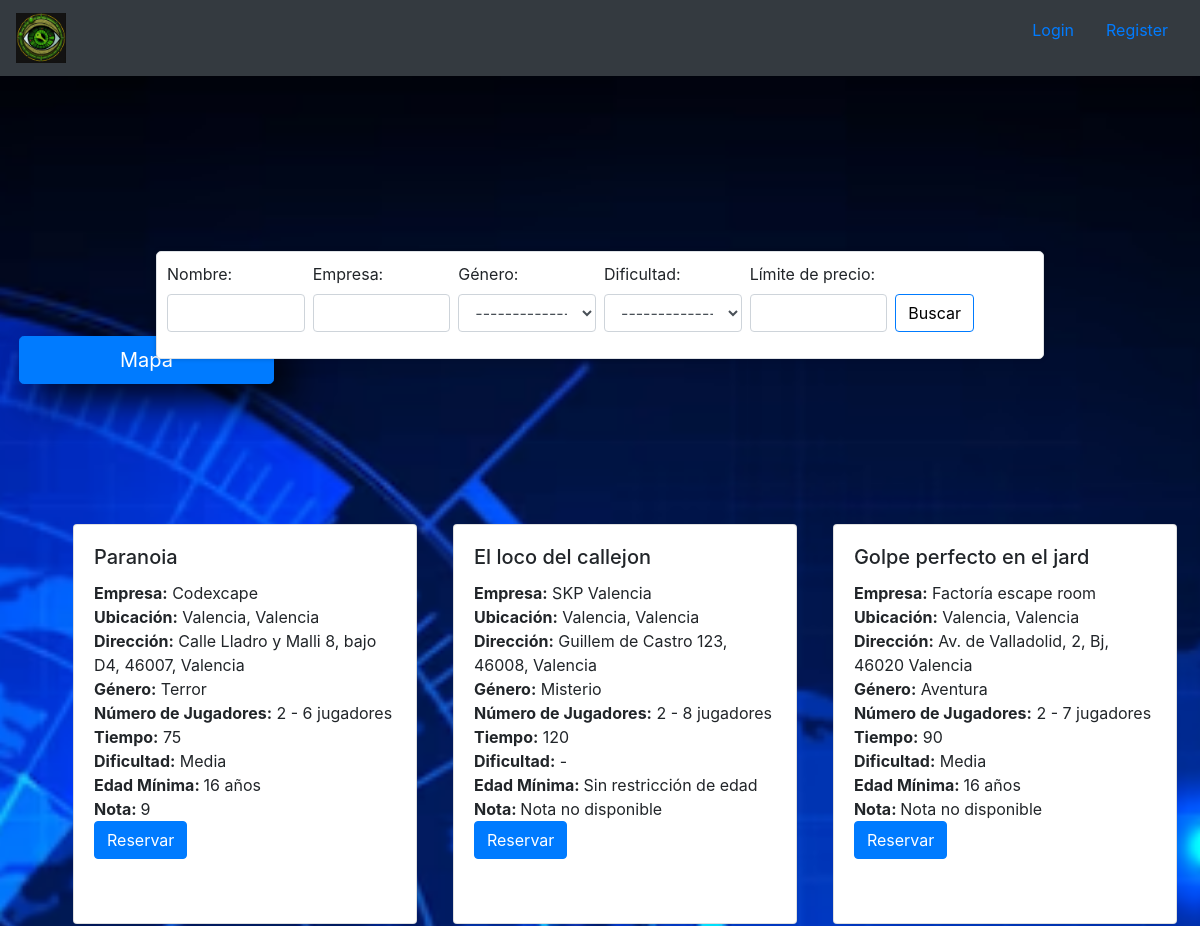
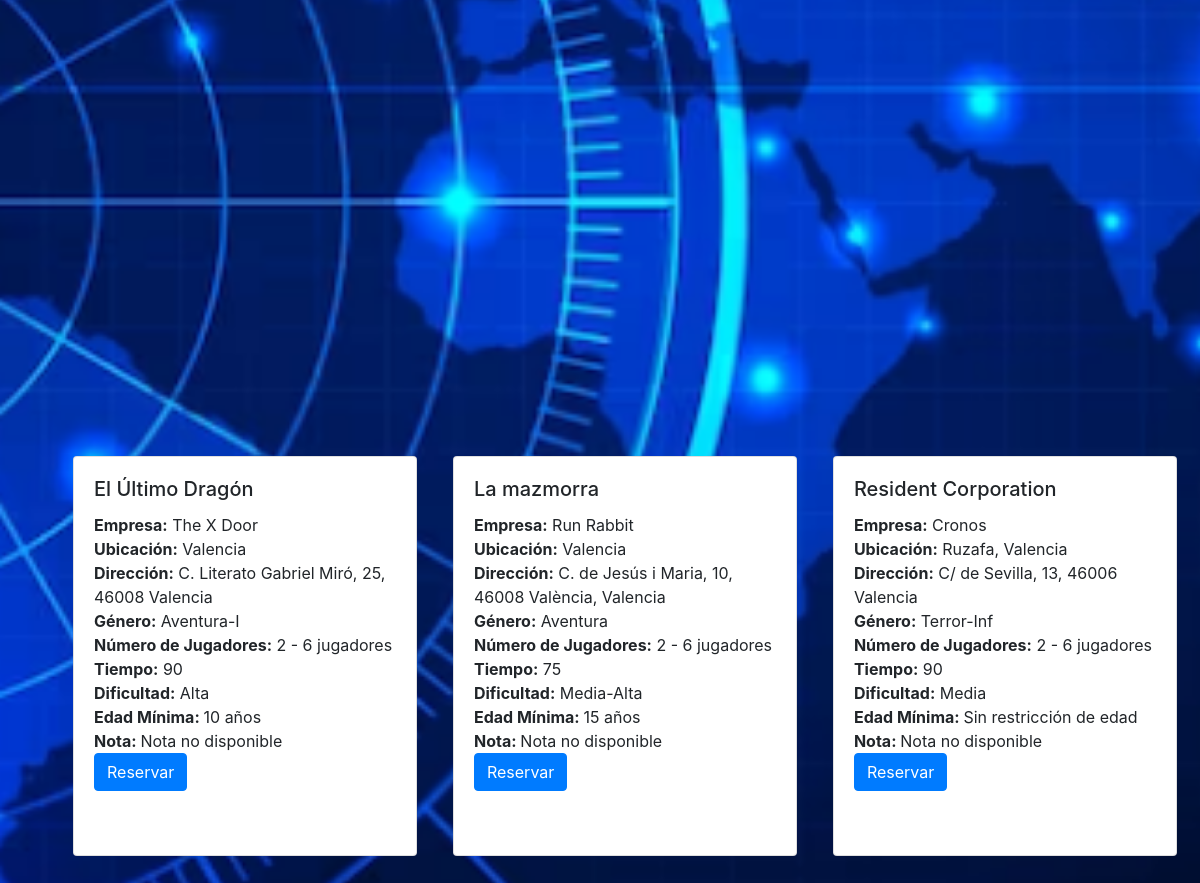
Screenshot of /boostrap/paginaValencia.php with the database file from the repository (2 pictures, top to bottom).
### tables this page shows
CREATE TABLE `escaperooms` (
  `id_escape` int(3) NOT NULL,
  `empresa` varchar(50) NOT NULL,
  `sala` varchar(50) NOT NULL,
  `ubi` varchar(255) NOT NULL,
  `direc` varchar(255) NOT NULL,
  `genero` varchar(10) NOT NULL,
  `num_jugadores` varchar(25) NOT NULL,
  `tiempo` int(11) NOT NULL,
  `dificult` varchar(25) NOT NULL,
  `edadMin` varchar(25) NOT NULL,
  `nota` int(11) NOT NULL,
  `link` varchar(255) NOT NULL,
  `precio` varchar(25) NOT NULL,
  `escaperoomsGanadas` tinyint(1) NOT NULL
);

### boostrap/paginaValencia.php (the view, shortened to what this page needs)
<!DOCTYPE html>
<html>
<head>
        <link rel="stylesheet" href="https://maxcdn.bootstrapcdn.com/bootstrap/4.0.0/css/bootstrap.min.css">
</head>
<?php require 'header.php';?>
<body>
<div class="container">
    <div class="row">
        <div class="col-4 ms-auto">
            <a href="../mapa.php">
                <button type="button" class="btn btn-primary btn-lg  mx-1" style="padding-left:100px; padding-right: 100px; box-shadow: 15px 13px 40px black;  top: 15%; left:15px;  position: fixed;">Mapa</button>
            </a>
        </div>
    </div>
    <div class="border">
    <form method="post" action="buscador.php" class="d-flex">
        <div class="form-group flex-grow-1 mr-2">
            <label for="sala">Nombre:</label>
            <input type="text" name="sala" id="sala" class="form-control">
        </div>
        <div class="form-group flex-grow-1 mr-2">
            <label for="empresa">Empresa:</label>
            <input type="text" name="empresa" id="empresa" class="form-control">
        </div>
        <div class="form-group flex-grow-1 mr-2">
            <label for="genero">Género:</label>
            <select class="form-control" id="genero" name="genero">
                <option value="">------------------</option>
            </select>
        </div>
        <div class="form-group flex-grow-1 mr-2">
            <label for="dificult">Dificultad:</label>
            <select class="form-control" id="dificult" name="dificult">
                <option value="">------------------</option>
            </select>
        </div>
        <div class="form-group flex-grow-1 mr-2">
            <label for="precio">Límite de precio:</label>
            <input type="number" name="precio" id="precio" class="form-control">
        </div>
        <div class="form-group">
            <button type="submit" class="btn btn-primary" style="margin-top:32px; background-color:white; color:black;">Buscar</button>
        </div>
    </form>
</div>
    <div class="row">
        <?php
        $servername = "localhost";
        $username = "root";
        $password = "";
        $dbname = "escapesrooms";
        $conn = new mysqli($servername, $username, $password, $dbname);
        $ubi = isset($_POST['ubi']) ? $_POST['ubi'] : 'Valencia';
        $sql = "SELECT * FROM escaperooms";
        if (!empty($ubi)) {
            $sql .= " WHERE ubi LIKE '%{$ubi}%'";
        }
        $result = $conn->query($sql);
        while ($row = $result->fetch_assoc()) {
            echo '<div class="col-4">';
            echo '<div class="escape-room">';
            echo '<div class="card my-card">';
            echo '<div class="card-body">';
            echo '<h5 class="card-title">' . $row['sala'] . '</h5>';
            echo '<p class="card-text"><strong>Empresa:</strong> ' . $row['empresa'] . '</p>';
            echo '<p class="card-text"><strong>Ubicación:</strong> ' . $row['ubi'] . '</p>';
            echo '<p class="card-text"><strong>Dirección:</strong> ' . $row['direc'] . '</p>';
            echo '<p class="card-text"><strong>Género:</strong> ' . $row['genero'] . '</p>';
            echo '<p class="card-text"><strong>Número de Jugadores:</strong> ' . $row['num_jugadores'] . '</p>';
            echo '<p class="card-text"><strong>Tiempo:</strong> ' . $row['tiempo'] . '</p>';
            echo '<p class="card-text"><strong>Dificultad:</strong> ' . $row['dificult'] . '</p>';
            if ($row['edadMin'] == '*' || $row['edadMin'] == '-') {
                echo '<p class="card-text"><strong>Edad Mínima: </strong> Sin restricción de edad';
            } else {
                echo '<p class="card-text"><strong>Edad Mínima: </strong> ' . $row['edadMin'] . '</p>';
            }
            if ($row['nota'] == '0') {
                echo '<p class="card-text"><strong>Nota: </strong> Nota no disponible' . '<br>';
            } else {
                echo '<p class="card-text"><strong>Nota: </strong> ' . $row['nota'] . '</p>';
            }
            if ($row['link'] == '*' || $row['link'] == '-') {
                echo '<a href="' . '404.php' . '" class="btn btn-primary">Reservar</a>';
            } else {
                echo '<a href="' . $row['link'] . '" class="btn btn-primary">Reservar</a>';
            }
            echo '</div>';
            echo '</div>';
            echo '</div>';
            echo '</div>';
        }
        ?>
    </div>
</div>
</body>
</html>

### boostrap/header.php (shortened to what this page needs)
<?php
if (isset($_SESSION['usuario'])) {
    include __DIR__ . '/menu2.php';
} else {
    include __DIR__ . '/menu.php';
}
?>

### boostrap/menu.php
<header>
    <nav class="navbar navbar-dark bg-dark">
        <a class="navbar-brand" href="../index.php">
            <img src="iRadarEye_logo.png" alt="Logo de iRadarEye" width="50">
        </a>
        <ul class="d-flex" style="list-style: none;">
            <li class="nav-item">
                <a class="nav-link" href="../sesion/login.php">Login</a>
            </li>
            <li class="nav-item">
                <a class="nav-link" href="../sesion/register.php">Register</a>
            </li>
        </ul>
    </nav>
</header>

### boostrap/paginaValencia.php (style rules this page uses)
body { background-image: url(../img/radar.PNG); background-repeat: no-repeat; background-position: center; background-size: cover; background-attachment: fixed; }
.escape-room p { margin: 0px 0; font-size: 16px; }
.col-4 { flex-basis: 33.33%; max-width: 33.33%; }
.col-4 .escape-room { width: 400px; height: 0; padding-bottom: 180%; top: 50%; }
.my-card { margin-right: 1.75rem; margin-left: 1.75rem; }
body > .container > .row > .col-4 { margin-bottom: 20%; }
.border { background-color: white; display: flex; justify-content: center; align-items: center; margin-bottom: 10%; transform: translate(-50%, -50%); padding: 10px; border-radius: 5px; box-shadow: 0px 0px 5px rgba(0, 0, 0, 0.2); margin-left: 50%; width: 80%; }
.border form { margin: 0; width: 100%; }
.form-group { flex: 1; }
.card { height: 400px; }

### rows the page displays
escaperooms: sala "Paranoia", empresa "Codexcape", ubi "Valencia, Valencia", direc "Calle Lladro y Malli 8, bajo D4, 46007, Valencia", genero "Terror", num_jugadores "2 - 6 jugadores", tiempo "75", dificult "Media", edadMin "16 años", nota "9"
escaperooms: sala "El loco del callejon", empresa "SKP Valencia", ubi "Valencia, Valencia", direc "Guillem de Castro 123, 46008, Valencia", genero "Misterio", num_jugadores "2 - 8 jugadores", tiempo "120", dificult "-", shows "Edad Mínima:", edadMin "Sin restricción de edad", shows "Nota:", nota "Nota no disponible"
escaperooms: sala "Golpe perfecto en el jard", empresa "Factoría escape room", ubi "Valencia, Valencia", direc "Av. de Valladolid, 2, Bj, 46020 Valencia", genero "Aventura", num_jugadores "2 - 7 jugadores", tiempo "90", dificult "Media", edadMin "16 años", shows "Nota:", nota "Nota no disponible"
escaperooms: sala "El Último Dragón", empresa "The X Door", ubi "Valencia", direc "C. Literato Gabriel Miró, 25, 46008 Valencia", genero "Aventura-I", num_jugadores "2 - 6 jugadores", tiempo "90", dificult "Alta", edadMin "10 años", shows "Nota:", nota "Nota no disponible"
escaperooms: sala "La mazmorra", empresa "Run Rabbit", ubi "Valencia", direc "C. de Jesús i Maria, 10, 46008 València, Valencia", genero "Aventura", num_jugadores "2 - 6 jugadores", tiempo "75", dificult "Media-Alta", edadMin "15 años", shows "Nota:", nota "Nota no disponible"
escaperooms: sala "Resident Corporation", empresa "Cronos", ubi "Ruzafa, Valencia", direc "C/ de Sevilla, 13, 46006 Valencia", genero "Terror-Inf", num_jugadores "2 - 6 jugadores", tiempo "90", dificult "Media", shows "Edad Mínima:", edadMin "Sin restricción de edad", shows "Nota:", nota "Nota no disponible"
